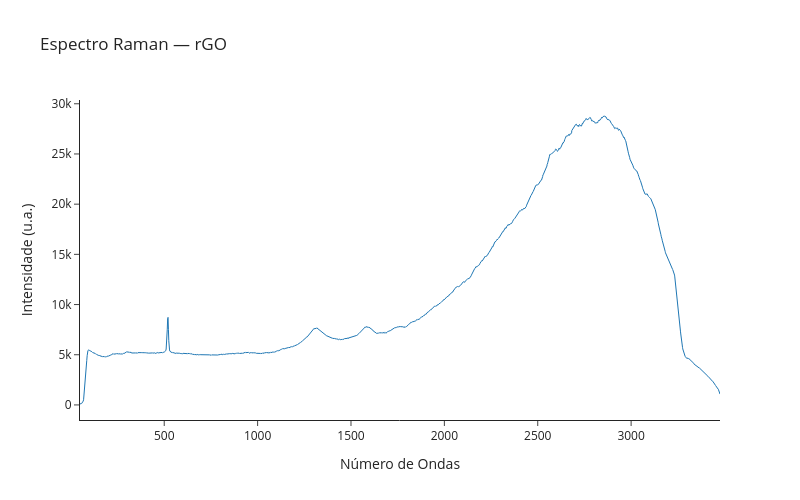

The notebook cell this image was saved under:
### Markdown cell above
# Raman - rGO

### Code cell
raman_plot('rGO_MMV.txt', 'rGO')

### Figure 1 — Plotly figure (JSON) as saved in the notebook; plotly's stock layout.template omitted (floating-point values rounded to 4 significant figures; data arrays with more than 128 entries replaced by an {"elided": "..."} marker saying what was removed)
{"data": [{"line": {"width": 1}, "mode": "lines", "name": "Raman", "type": "scatter", "x": {"elided": "2048 float values"}, "y": {"elided": "2048 float values"}}], "layout": {"height": 500, "title": {"text": "Espectro Raman — rGO"}, "width": 800, "xaxis": {"title": {"text": "Número de Ondas"}}, "yaxis": {"title": {"text": "Intensidade (u.a.)"}}}}
